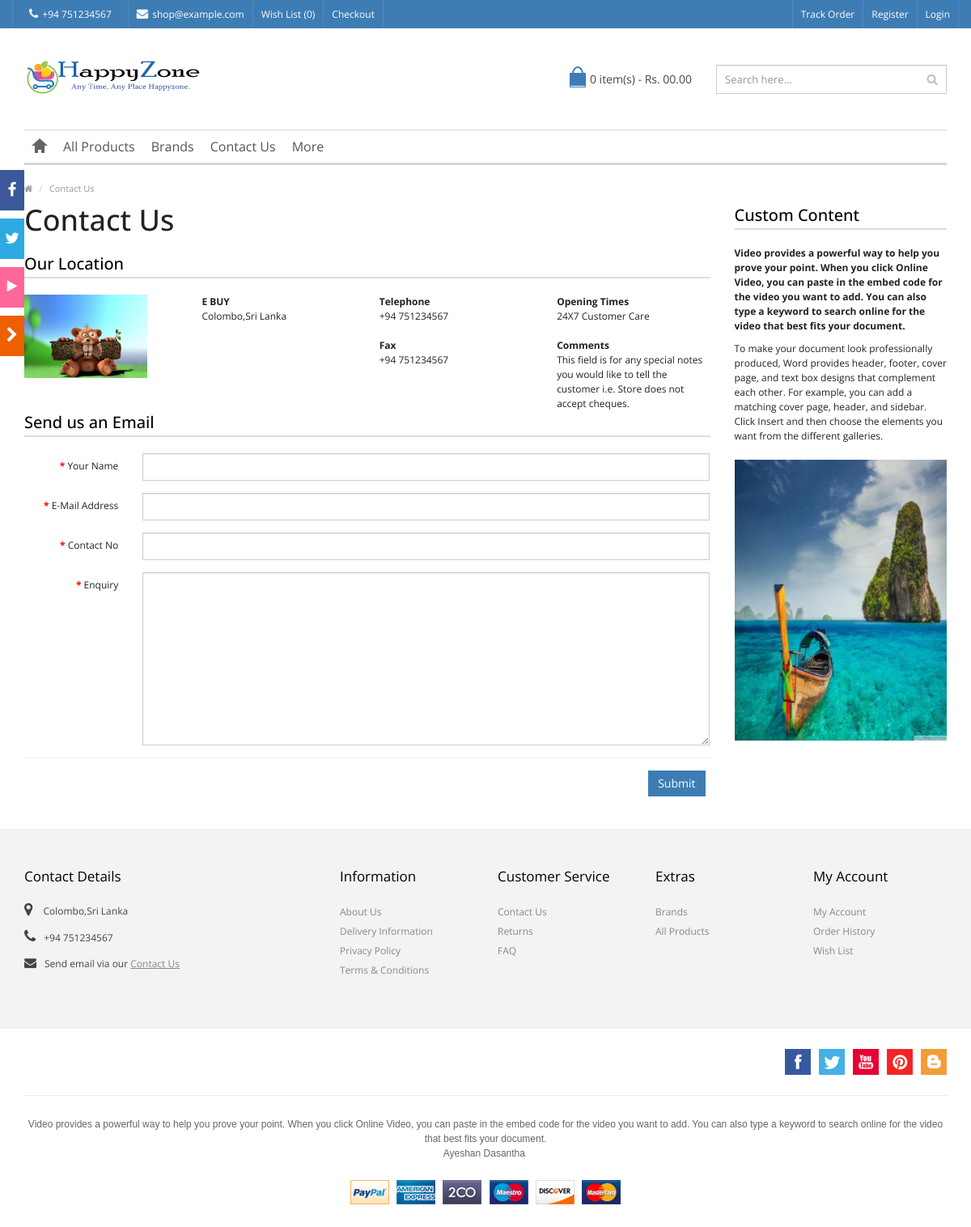
The page /contact-us.php on the database its author committed.
### tables this page shows
CREATE TABLE `contactusinfo` (
  `id` int(11) NOT NULL,
  `image` varchar(255) DEFAULT NULL,
  `address` tinytext DEFAULT NULL,
  `telephoneno` varchar(20) DEFAULT NULL,
  `faxno` varchar(20) DEFAULT NULL,
  `openinghours` varchar(255) DEFAULT NULL,
  `comment` varchar(255) DEFAULT NULL,
  `email` varchar(255) DEFAULT NULL,
  `shopname` varchar(255) DEFAULT NULL
);

CREATE TABLE `genaralsetting` (
  `id` int(11) NOT NULL,
  `setting_name` varchar(250) NOT NULL,
  `setting_description` varchar(250) NOT NULL
);

CREATE TABLE `customcontent` (
  `id` int(11) NOT NULL,
  `text` longtext DEFAULT NULL,
  `image` varchar(255) DEFAULT NULL,
  `image2` varchar(255) DEFAULT NULL
);

CREATE TABLE `footer` (
  `id` int(11) NOT NULL,
  `name` varchar(255) NOT NULL,
  `discription` longtext DEFAULT NULL
);

### contact-us.php (shortened to what the rows shown need)
<?php
include('config/config.php');
?>
<!DOCTYPE html>
<html>
<head>
<link rel="stylesheet" type="text/css" href="js/bootstrap/css/bootstrap.min.css" />
<link rel="stylesheet" type="text/css" href="css/font-awesome/css/font-awesome.min.css" />
<link rel="stylesheet" type="text/css" href="css/stylesheet.css" />
<link rel="stylesheet" type="text/css" href="css/owl.carousel.css" />
<link rel="stylesheet" type="text/css" href="css/owl.transitions.css" />
<link rel="stylesheet" type="text/css" href="css/responsive.css" />
</head>
<body>
<div class="wrapper-wide">
  <div id="header">
    <?php include('includes/header/top-header.php');?>
    <?php include('includes/header/header.php');?>
  </div>
  <div id="container">
    <div class="container">
      <div class="row">
        <div id="content" class="col-sm-9">
          <h1 class="title">Contact Us</h1>
          <div class="row">
            <?php $query=mysqli_query($con,"SELECT image from contactusinfo");
            while($row=mysqli_fetch_array($query))
            {
            ?>
            <div class="col-sm-3">
              <?php $logophoto=$row['image'];
                          if($logophoto==""):
                          ?>
                          <img src="images/shoplocation/shop.jpg" width="152" height="103" >
                          <?php else:?>
                            <img src="images/shoplocation/<?php echo htmlentities($logophoto);?>" width="152" height="103"  >
                          <?php endif;?>
            </div><?php } ?>
            <?php $query=mysqli_query($con,"SELECT * from contactusinfo");
            while($row=mysqli_fetch_array($query))
            {
            ?>
            <div class="col-sm-3"><strong> <?php echo htmlentities($row['shopname']);?></strong><br />
              <address>
              <?php echo htmlentities($row['address']);?>
              </address>
            </div>
            <div class="col-sm-3"><strong>Telephone</strong><br>
              <?php echo htmlentities($row['telephoneno']);?><br />
              <br />
              <strong>Fax</strong><br>
              <?php echo htmlentities($row['faxno']);?> </div>
            <div class="col-sm-3"> <strong>Opening Times</strong><br />
              <?php echo htmlentities($row['openinghours']);?><br />
              <br />
              <strong>Comments</strong><br />
              <?php echo htmlentities($row['comment']);?></div>
          </div><?php } ?>
        </div>
        <aside id="column-right" class="col-sm-3 hidden-xs">
           <?php include('includes/slide-bars/custom-content.php');?>
        </aside>
      </div>
    </div>
  </div>
    <?php include('includes/footer/footer.php');?>
</div>
</body>
</html>

### includes/header/top-header.php (shortened to what the rows shown need)
<nav id="top" class="htop">
      <div class="container">
        <div class="row"> <span class="drop-icon visible-sm visible-xs"><i class="fa fa-align-justify"></i></span>
          <div class="pull-left flip left-top">
            <div class="links">
              <ul>
              	 <?php $query=mysqli_query($con,"SELECT * from contactusinfo");
            while($row=mysqli_fetch_array($query))
            {
            ?>
                <li class="mobile"><a href="tel:<?php echo htmlentities($row['telephoneno']);?>"><i class="fa fa-phone"></i><?php echo htmlentities($row['telephoneno']);?></li>
                <li class="email"><a href="mailto:<?php echo htmlentities($row['email']);?>"><i class="fa fa-envelope"></i><?php echo htmlentities($row['email']);?></a></li>
               <?php } ?>
              </ul>
            </div>
          </div>
        </div>
      </div>
    </nav>

### includes/header/header.php (shortened to what the rows shown need)
<?php
  $query=mysqli_query($con,"SELECT * FROM genaralsetting where id=8");
while($row=mysqli_fetch_array($query))
{
  $sitecurrency=$row['setting_description'];
}
?>
    <header class="header-row">
      <div class="container">
        <div class="table-container">
          <?php $query=mysqli_query($con,"select setting_description from genaralsetting where id=4");
                while($row=mysqli_fetch_array($query))
                {
                ?>
                <?php $logophoto=$row['setting_description'];
                if($logophoto==""):
                ?>
          <div class="col-table-cell col-lg-6 col-md-6 col-sm-12 col-xs-12 inner">
            <div id="logo"><a href="index.php"><img class="img-responsive" src="images/logo/logo.png" /></a></div>
          </div>
          <?php else:?>
          <div class="col-table-cell col-lg-6 col-md-6 col-sm-12 col-xs-12 inner">
            <div id="logo"><a href="index.php"><img class="img-responsive" src="images/logo/<?php echo htmlentities($logophoto);?>"  /></a></div>
          </div>
            <?php endif;?><?php } ?>
          <div class="col-table-cell col-lg-3 col-md-3 col-sm-6 col-xs-12">
<?php
if(!empty($_SESSION['cart'])){
  ?>
            <div id="cart">
              <button type="button" data-toggle="dropdown" data-loading-text="Loading..." class="heading dropdown-toggle">
              <span class="cart-icon pull-left flip"></span>
              <span id="cart-total"><?php echo $_SESSION['qnty'];?> item(s) - <?php echo $sitecurrency;?> <?php echo $_SESSION['tp']; ?></span></button>
              <ul class="dropdown-menu">
                <?php
                  $sql = "SELECT * FROM products WHERE id IN(";
                  foreach($_SESSION['cart'] as $id => $value){
                  $sql .=$id. ",";
                  }
                  $sql=substr($sql,0,-1) . ") ORDER BY id ASC";
                  $query = mysqli_query($con,$sql);
                  $totalprice=0;
                  $totalqunty=0;
                  if(!empty($query)){
                  while($row = mysqli_fetch_array($query)){
                  $quantity=$_SESSION['cart'][$row['id']]['quantity'];
                  $subtotal= $_SESSION['cart'][$row['id']]['quantity']*$row['productPrice']+$row['shippingCharge'];
                  $totalprice += $subtotal;
                  $_SESSION['qnty']=$totalqunty+=$quantity;
              ?>
                <li>
                  <table class="table">
                    <tbody>
                      <tr>
                        <td class="text-center"><a href="product.html"><img class="img-thumbnail" src="admin/productimages/<?php echo $row['id'];?>/<?php echo $row['productResizeImage50_1'];?>"></a></td>
                        <td class="text-left"><a href="index.php?page-detail"><?php echo $row['productName']; ?></a></td>
                        <td class="text-right"><?php echo $sitecurrency;?> <?php echo ($row['productPrice']+$row['shippingCharge']); ?>*<?php echo $_SESSION['cart'][$row['id']]['quantity']; ?></td>
                        <td class="text-center"><button class="btn btn-danger btn-xs remove" title="Remove" onClick="" type="button"><i class="fa fa-times"></i></button></td>
                      </tr><?php } }?>
                    </tbody>
                  </table>
                </li>
                <li>
                  <div>
                    <table class="table table-bordered">
                      <tbody>
                        <tr>
                          <td class="text-right"><strong>Sub-Total</strong></td>
                          <td class="text-right"><?php echo $sitecurrency;?> <?php echo $_SESSION['tp']="$totalprice"; ?></td>
                        </tr>
                      </tbody>
                    </table>
                    <p class="checkout"><a href="my-account/my-cart.php" class="btn btn-primary"><i class="fa fa-shopping-cart"></i> View Cart</a></p>
                  </div>
                </li>
              </ul>
            </div>
          </div>
          <?php } else { ?>
<div class="col-table-cell col-lg-3 col-md-3 col-sm-6 col-xs-12">
            <div id="cart">
              <button type="button" data-toggle="dropdown" data-loading-text="Loading..." class="heading dropdown-toggle">
              <span class="cart-icon pull-left flip"></span>
              <span id="cart-total">0 item(s) - <?php echo $sitecurrency;?> 00.00</span></button>
            </div>
          </div>
        </div>
          <?php }?>
        </div>
      </div>
    </header>

### includes/slide-bars/custom-content.php (shortened to what the rows shown need)
<div class="list-group">
            <?php
			$query=mysqli_query($con,"SELECT * FROM customcontent where id=1");
			while($row=mysqli_fetch_array($query))
			{
			?>
            <p><?php echo $row['text'];?></p>
          </div>
          <div class="banner owl-carousel">
            <div class="item"> <a href="#">
            	<?php $banner=$row['image'];
				if($banner==""):
				?>
				<img src="images/custom/small-banner1-265x350.jpg" class="img-responsive" />
				<?php else:?>
				<img src="images/custom/<?php echo htmlentities($banner);?>" class="img-responsive">
				<?php endif;?>
            </a> </div>
          </div>
          <?php } ?>

### includes/footer/footer.php (shortened to what the rows shown need)
<footer id="footer">
    <div class="fpart-first">
      <div class="container">
        <div class="row">
          <div class="contact col-lg-4 col-md-4 col-sm-12 col-xs-12">
            <ul>
              <?php $query=mysqli_query($con,"SELECT address,telephoneno from contactusinfo");
            while($row=mysqli_fetch_array($query))
            {
            ?>
              <li class="address"><i class="fa fa-map-marker"></i> <?php echo htmlentities($row['address']);?></li>
              <li class="mobile"><i class="fa fa-phone"></i><?php echo htmlentities($row['telephoneno']);?></li>
              <li class="email"><i class="fa fa-envelope"></i>Send email via our <a href="contact-us.php">Contact Us</a><?php } ?>
            </ul>
          </div>
        </div>
      </div>
    </div>
    <div class="fpart-second">
      <div class="container">
        <div id="powered" class="clearfix">
          <div class="social pull-right flip">
            <?php $query=mysqli_query($con,"SELECT discription from footer where id=2");
            while($row=mysqli_fetch_array($query))
            {
              $fb = $row['discription'];
              $empty= "#";
            ?>
            <?php
            if($fb==$empty)
                {?>
                <?php }
                else {?>
                <a href="<?php echo $fb;?>" target="_blank"> <img data-toggle="tooltip" src="images/socialicons/facebook.png" alt="Facebook" title="Facebook"></a>
            <?php } ?>
          <?php }?>
             <?php $query=mysqli_query($con,"SELECT discription from footer where id=3");
            while($row=mysqli_fetch_array($query))
            {
              $tw = $row['discription'];
              $empty= "#";
            ?>
            <?php
            if($tw==$empty)
                {?>
                <?php }
                else {?>
                <a href="<?php echo $tw;?>" target="_blank"> <img data-toggle="tooltip" src="images/socialicons/twitter.png" alt="Twitter" title="Twitter"> </a>
            <?php } ?>
          <?php }?>
             <?php $query=mysqli_query($con,"SELECT discription from footer where id=4");
            while($row=mysqli_fetch_array($query))
            {
              $yt = $row['discription'];
              $empty= "#";
            ?>
            <?php
            if($yt==$empty)
                {?>
                <?php }
                else {?>
                <a href="<?php echo $yt;?>" target="_blank"> <img data-toggle="tooltip" src="images/socialicons/youtube.png" alt="Youtube" title="Youtube"> </a>
            <?php } ?>
          <?php }?>
             <?php $query=mysqli_query($con,"SELECT discription from footer where id=5");
            while($row=mysqli_fetch_array($query))
            {
              $pin = $row['discription'];
              $empty= "#";
            ?>
            <?php
            if($pin==$empty)
                {?>
                <?php }
                else {?>
                <a href="<?php echo $pin;?>" target="_blank"> <img data-toggle="tooltip" src="images/socialicons/pinterest.png" alt="Pinterest" title="Pinterest"> </a>
            <?php } ?>
          <?php }?>
             <?php $query=mysqli_query($con,"SELECT discription from footer where id=6");
            while($row=mysqli_fetch_array($query))
            {
              $blog = $row['discription'];
              $empty= "#";
            ?>
            <?php
            if($blog==$empty)
                {?>
                <?php }
                else {?>
                <a href="<?php echo $blog;?>" target="_blank"> <img data-toggle="tooltip" src="images/socialicons/blogger.png" alt="Blog" title="Blog"> </a>
            <?php } ?>
          <?php }?>
    </div>
        </div>
        <div class="bottom-row">
          <div class="custom-text text-center">
            <?php
                          $query=mysqli_query($con,"SELECT discription from footer where id=1");
                          while($row=mysqli_fetch_array($query))
                          {
                        ?>
            <p><?php echo $row['discription'];?></p><?php } ?>
          </div>
        </div>
      </div>
    </div>
  </footer>

### rows shown on the page
contactusinfo: telephoneno "+94 751234567", email "shop@example.com", image (picture), shopname "E BUY", address "Colombo,Sri Lanka", faxno "+94 751234567", openinghours "24X7 Customer Care", comment "This field is for any special notes you would like to tell the customer i.e. Store does not accept cheques."
genaralsetting: setting_description (picture)
genaralsetting: setting_description "Rs."
customcontent: text "Video provides a powerful way to help you prove your point. When you click Online Video, you can paste in the embed code for the video you want to add. You can also type a keyword to search online for the video that best fits your document. To make your document look professionally produced, Word provides header, footer, cover page, and text box designs that complement each other. For example, you can add a matching cover page, header, and sidebar. Click Insert and then choose the elements you want from the different galleries.", image (picture)
footer: discription "Video provides a powerful way to help you prove your point. When you click Online Video, you can paste in the embed code for the video you want to add. You can also type a keyword to search online for the video that best fits your document. Ayeshan Dasantha"

### other values the page prints
$row['nowl'] "0"
